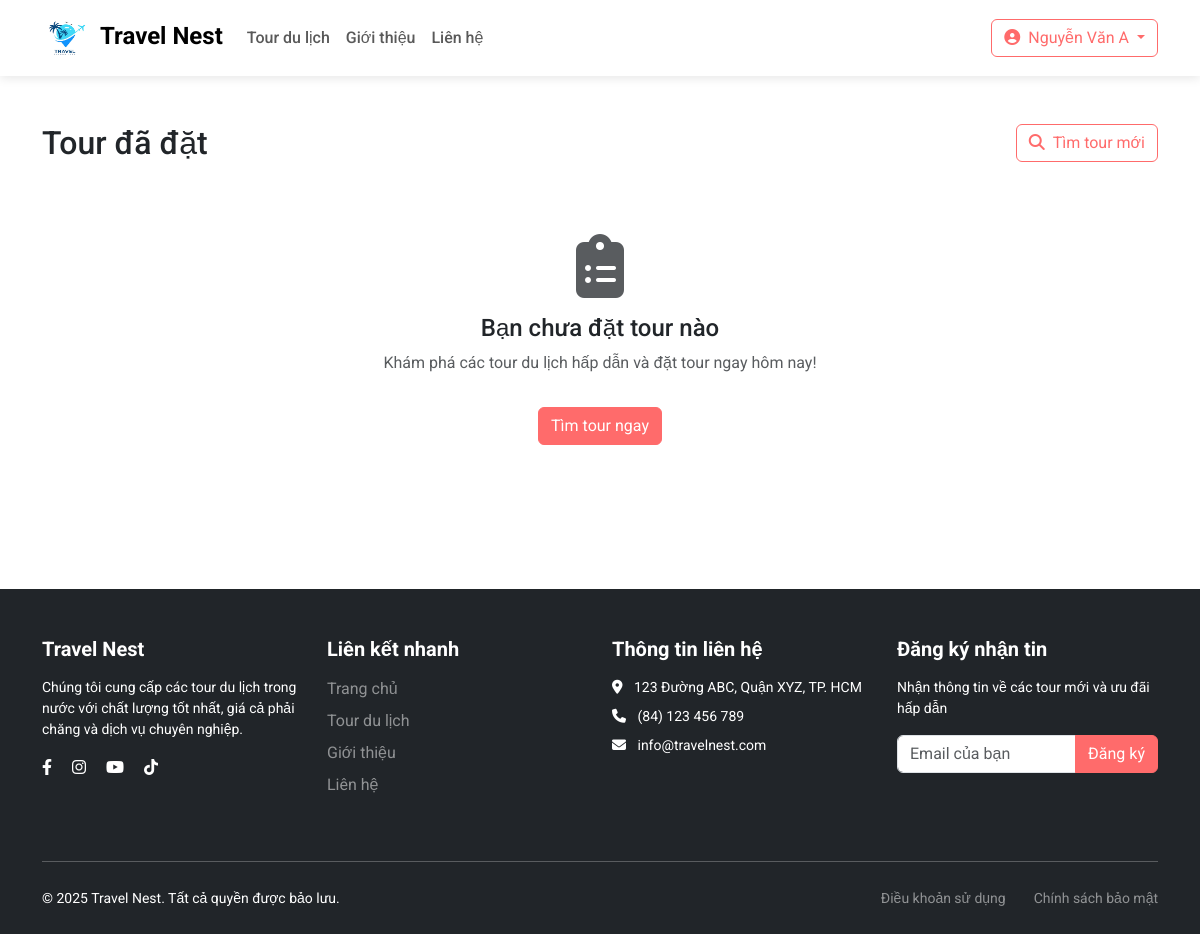
The app's page /my-bookings.php (signed in), older data.
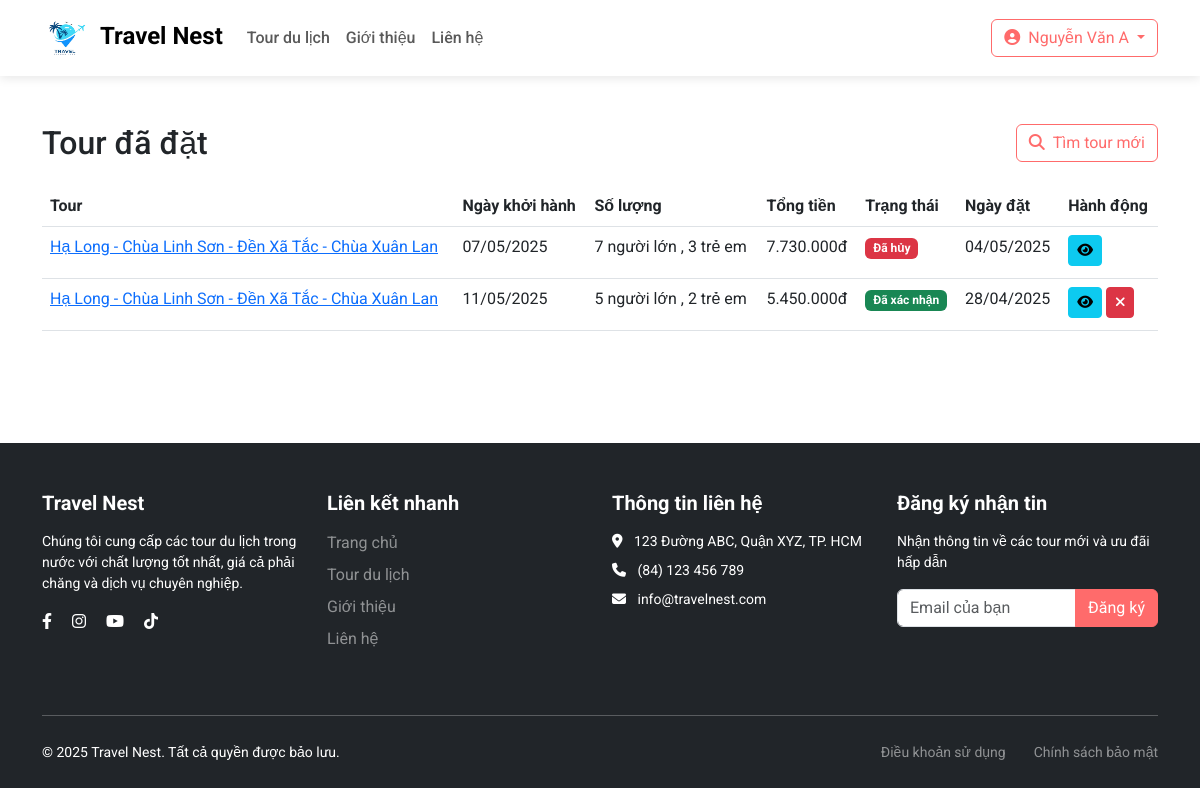
The same page, newer data.
### tables this page shows
CREATE TABLE `bookings` (
  `booking_id` int NOT NULL,
  `user_id` int NOT NULL,
  `tour_id` int NOT NULL,
  `date_id` int NOT NULL,
  `num_adults` int NOT NULL DEFAULT '1',
  `num_children` int NOT NULL DEFAULT '0',
  `total_price` decimal(10,2) NOT NULL,
  `notes` text,
  `status` enum('confirmed','completed','cancelled') DEFAULT 'confirmed',
  `booking_date` timestamp NULL DEFAULT CURRENT_TIMESTAMP,
  `updated_at` timestamp NULL DEFAULT CURRENT_TIMESTAMP ON UPDATE CURRENT_TIMESTAMP
);

CREATE TABLE `tours` (
  `tour_id` int NOT NULL,
  `name` varchar(255) NOT NULL,
  `description` text NOT NULL,
  `location` varchar(100) NOT NULL,
  `duration` varchar(50) NOT NULL,
  `price_adult` decimal(10,2) NOT NULL,
  `price_child` decimal(10,2) NOT NULL,
  `image1` varchar(255) DEFAULT NULL,
  `image2` varchar(255) DEFAULT NULL,
  `image3` varchar(255) DEFAULT NULL,
  `status` enum('active','inactive') DEFAULT 'active',
  `created_at` timestamp NULL DEFAULT CURRENT_TIMESTAMP,
  `updated_at` timestamp NULL DEFAULT CURRENT_TIMESTAMP ON UPDATE CURRENT_TIMESTAMP
);

CREATE TABLE `tour_dates` (
  `date_id` int NOT NULL,
  `tour_id` int NOT NULL,
  `departure_date` date NOT NULL,
  `available_seats` int NOT NULL DEFAULT '20',
  `status` enum('available','full','cancelled') DEFAULT 'available'
);

### my-bookings.php (the view, shortened to what this page needs)
<?php
include 'config/config.php';
$userId = $_SESSION['user_id'];
$stmt = $conn->prepare("
    SELECT b.booking_id, b.booking_date, b.status, b.total_price,
           b.num_adults, b.num_children, b.notes,
           t.tour_id, t.name as tour_name, t.location, t.image1,
           td.departure_date,
           (SELECT COUNT(*) FROM reviews r WHERE r.booking_id = b.booking_id) as has_review
    FROM bookings b
    INNER JOIN tours t ON b.tour_id = t.tour_id
    INNER JOIN tour_dates td ON b.date_id = td.date_id
    WHERE b.user_id = ?
    ORDER BY b.booking_date DESC
");
$stmt->bind_param("i", $userId);
$stmt->execute();
$bookings = $stmt->get_result();
include 'layouts/header.php';
?>
<div class="container py-5">
    <div class="row">
        <div class="col-12">
            <div class="d-flex justify-content-between align-items-center mb-4">
                <h2 class="mb-0">Tour đã đặt</h2>
                <a href="tours.php" class="btn btn-outline-primary">
                    <i class="fas fa-search me-2"></i>Tìm tour mới
                </a>
            </div>
            <?php if ($bookings->num_rows > 0): ?>
                <table class="table">
                    <thead>
                        <tr>
                            <th>Tour</th>
                            <th>Ngày khởi hành</th>
                            <th>Số lượng</th>
                            <th>Tổng tiền</th>
                            <th>Trạng thái</th>
                            <th>Ngày đặt</th>
                            <th>Hành động</th>
                        </tr>
                    </thead>
                    <tbody>
                        <?php while ($booking = $bookings->fetch_assoc()): ?>
                            <tr>
                                <td><a href="tour-detail.php?id=<?php echo $booking['tour_id']; ?>"><?php echo $booking['tour_name']; ?></a></td>
                                <td><?php echo date('d/m/Y', strtotime($booking['departure_date'])); ?></td>
                                <td>
                                    <?php echo $booking['num_adults']; ?> người lớn
                                    <?php if ($booking['num_children'] > 0): ?>, <?php echo $booking['num_children']; ?> trẻ em<?php endif; ?>
                                </td>
                                <td><?php echo number_format($booking['total_price'], 0, ',', '.'); ?>đ</td>
                                <td>
                                    <?php
                                    $statusClass = $statusText = '';
                                    switch ($booking['status']) {
                                        case 'confirmed':
                                            $statusClass = 'bg-success';
                                            $statusText = 'Đã xác nhận';
                                            break;
                                        case 'cancelled':
                                            $statusClass = 'bg-danger';
                                            $statusText = 'Đã hủy';
                                            break;
                                    }
                                    ?>
                                    <span class="badge <?php echo $statusClass; ?>"><?php echo $statusText; ?></span>
                                </td>
                                <td><?php echo date('d/m/Y', strtotime($booking['booking_date'])); ?></td>
                                <td>
                                    <button type="button" class="btn btn-sm btn-info mb-1" data-bs-toggle="modal" data-bs-target="#detailModal<?php echo $booking['booking_id']; ?>">
                                        <i class="fas fa-eye"></i>
                                    </button>
                                    <?php if ($booking['status'] === 'confirmed'): ?>
                                        <a href="?cancel=<?php echo $booking['booking_id']; ?>" class="btn btn-sm btn-danger mb-1" onclick="return confirm('Bạn có chắc chắn muốn hủy đơn đặt tour này?')">
                                            <i class="fas fa-times"></i>
                                        </a>
                                    <?php endif; ?>
                                </td>
                            </tr>
                        <?php endwhile; ?>
                    </tbody>
                </table>
            <?php else: ?>
                <div class="text-center py-5">
                    <i class="fas fa-clipboard-list fa-4x text-muted mb-3"></i>
                    <h4>Bạn chưa đặt tour nào</h4>
                    <p class="text-muted">Khám phá các tour du lịch hấp dẫn và đặt tour ngay hôm nay!</p>
                    <a href="tours.php" class="btn btn-primary mt-3">Tìm tour ngay</a>
                </div>
            <?php endif; ?>
        </div>
    </div>
</div>
<?php include 'layouts/footer.php'; ?>

### layouts/header.php (shortened to what this page needs)
<!DOCTYPE html>
<html lang="vi">
<head>
    <link href="https://cdn.jsdelivr.net/npm/bootstrap@5.3.0/dist/css/bootstrap.min.css" rel="stylesheet">
    <link rel="stylesheet" href="https://cdnjs.cloudflare.com/ajax/libs/font-awesome/6.4.0/css/all.min.css">
    <link rel="stylesheet" href="https://cdn.jsdelivr.net/npm/sweetalert2@11.7.5/dist/sweetalert2.min.css">
    <link rel="stylesheet" href="assets/css/style.css">
</head>
<body>
    <nav class="navbar navbar-expand-lg navbar-light bg-white sticky-top">
        <div class="container">
            <a class="navbar-brand" href="index.php">
                <img src="assets/images/logo.png" alt="Travel Nest" class="me-2" style="width: 50px; height: 50px;">Travel Nest
            </a>
            <div class="collapse navbar-collapse" id="navbarNav">
                <ul class="navbar-nav me-auto mb-2 mb-lg-0">
                    <li class="nav-item">
                        <a class="nav-link" href="tours.php">Tour du lịch</a>
                    </li>
                    <li class="nav-item">
                        <a class="nav-link" href="about.php">Giới thiệu</a>
                    </li>
                    <li class="nav-item">
                        <a class="nav-link" href="contact.php">Liên hệ</a>
                    </li>
                </ul>
                <?php if (isset($_SESSION['user_id'])): ?>
                    <div class="dropdown">
                        <button class="btn btn-outline-primary dropdown-toggle" type="button" id="userMenuButton" data-bs-toggle="dropdown" aria-expanded="false">
                            <i class="fas fa-user-circle me-1"></i>
                            <?php echo $_SESSION['full_name']; ?>
                        </button>
                    </div>
                <?php endif; ?>
            </div>
        </div>
    </nav>
</body>
</html>

### layouts/footer.php (shortened to what this page needs)
    <footer class="bg-dark text-white pt-5 pb-4 mt-5">
        <div class="container">
            <div class="row">
                <div class="col-md-3 mb-4">
                    <h5 class="fw-bold mb-3">Travel Nest</h5>
                    <p class="small">Chúng tôi cung cấp các tour du lịch trong nước với chất lượng tốt nhất, giá cả phải chăng và dịch vụ chuyên nghiệp.</p>
                    <div class="mt-3">
                        <a href="#" class="text-white me-3"><i class="fab fa-facebook-f"></i></a>
                        <a href="#" class="text-white me-3"><i class="fab fa-instagram"></i></a>
                        <a href="#" class="text-white me-3"><i class="fab fa-youtube"></i></a>
                        <a href="#" class="text-white"><i class="fab fa-tiktok"></i></a>
                    </div>
                </div>
                <div class="col-md-3 mb-4">
                    <h5 class="fw-bold mb-3">Liên kết nhanh</h5>
                    <ul class="list-unstyled">
                        <li class="mb-2"><a href="index.php" class="text-decoration-none text-white-50 hover-white">Trang chủ</a></li>
                        <li class="mb-2"><a href="tours.php" class="text-decoration-none text-white-50 hover-white">Tour du lịch</a></li>
                        <li class="mb-2"><a href="about.php" class="text-decoration-none text-white-50 hover-white">Giới thiệu</a></li>
                        <li class="mb-2"><a href="contact.php" class="text-decoration-none text-white-50 hover-white">Liên hệ</a></li>
                    </ul>
                </div>
                <div class="col-md-3 mb-4">
                    <h5 class="fw-bold mb-3">Thông tin liên hệ</h5>
                    <p class="small mb-2"><i class="fas fa-map-marker-alt me-2"></i> 123 Đường ABC, Quận XYZ, TP. HCM</p>
                    <p class="small mb-2"><i class="fas fa-phone me-2"></i> (84) 123 456 789</p>
                    <p class="small mb-2"><i class="fas fa-envelope me-2"></i> info@travelnest.com</p>
                </div>
                <div class="col-md-3 mb-4">
                    <h5 class="fw-bold mb-3">Đăng ký nhận tin</h5>
                    <p class="small">Nhận thông tin về các tour mới và ưu đãi hấp dẫn</p>
                    <div class="input-group">
                        <input type="email" class="form-control" placeholder="Email của bạn">
                        <button class="btn btn-primary" type="button">Đăng ký</button>
                    </div>
                </div>
            </div>
            <hr class="my-4">
            <div class="row align-items-center">
                <div class="col-md-6 text-center text-md-start">
                    <p class="small mb-0">&copy; 2025 Travel Nest. Tất cả quyền được bảo lưu.</p>
                </div>
                <div class="col-md-6 text-center text-md-end">
                    <ul class="list-inline mb-0">
                        <li class="list-inline-item"><a href="#" class="text-white-50 text-decoration-none small">Điều khoản sử dụng</a></li>
                        <li class="list-inline-item ms-3"><a href="#" class="text-white-50 text-decoration-none small">Chính sách bảo mật</a></li>
                    </ul>
                </div>
            </div>
        </div>
    </footer>
</body>
</html>

### assets/css/style.css (style rules this page uses)
:root { --primary: #FF6B6B; --primary-dark: #ff5252; --secondary: #4ECDC4; --dark: #292F36; --light: #F7FFF7; --gray: #6c757d; }
body { font-family: 'Roboto', sans-serif; overflow-x: hidden; }
.navbar-brand { font-weight: 700; font-size: 1.5rem; }
.nav-link { font-weight: 500; transition: all 0.3s; }
.navbar { box-shadow: 0 2px 10px rgba(0, 0, 0, 0.1); }
.btn-primary { background-color: #FF6B6B; border-color: #FF6B6B; }
.btn-outline-primary { color: #FF6B6B; border-color: #FF6B6B; }

Row changes from the older to the newer data that the page shows:
added bookings: tour.name "Hạ Long - Chùa Linh Sơn - Đền Xã Tắc - Chùa Xuân Lan", date.departure_date "07/05/2025", num_adults "7", num_children "3", total_price "7.730.000", status "Đã hủy", booking_date "04/05/2025"
added bookings: tour.name "Hạ Long - Chùa Linh Sơn - Đền Xã Tắc - Chùa Xuân Lan", date.departure_date "11/05/2025", num_adults "5", num_children "2", total_price "5.450.000", status "Đã xác nhận", booking_date "28/04/2025"
Text that changed along with them:
text no longer shown: "Bạn chưa đặt tour nào Khám phá các tour du lịch hấp dẫn và đặt tour ngay hôm nay! Tìm tour ngay"
text now shown: "Tour Ngày khởi hành Số lượng Tổng tiền Trạng thái Ngày đặt Hành động"
